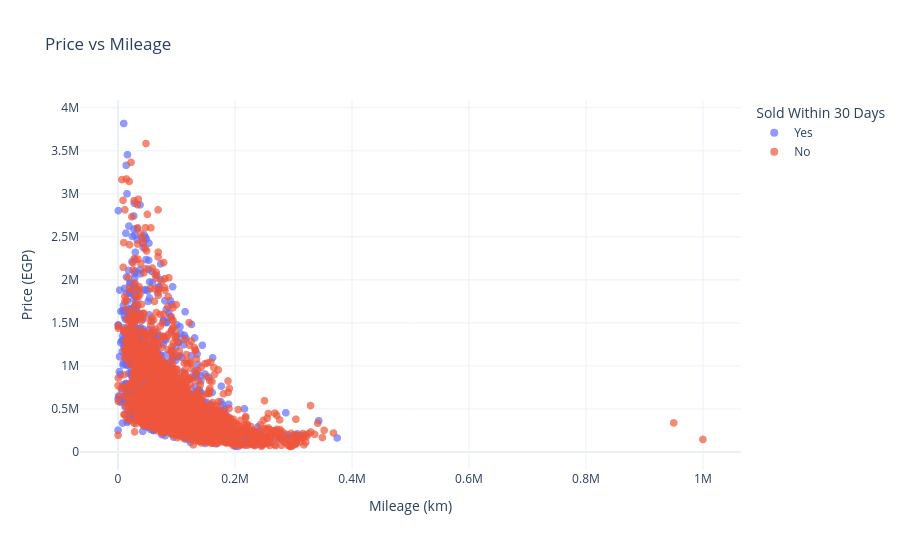

Notebook code for this chart:
### Markdown cell above
## 📉 Price vs Mileage

This scatter plot explores the relationship between a car's mileage and its price.

- Each point represents a car.
- The horizontal axis shows mileage in kilometers, while the vertical axis shows price in EGP.
- Color represents whether the car was sold within 30 days.
- Hovering over a point reveals additional details, including brand, fuel type, and transmission.

Look for overall patterns and clusters, but remember that mileage is only one factor that may influence price.

### Code cell
import plotly.express as px

fig = px.scatter(
    df,
    x="mileage_km",
    y="price_egp",
    color="sold_within_30_days",
    title="Price vs Mileage",
    labels={
        "mileage_km": "Mileage (km)",
        "price_egp": "Price (EGP)",
        "sold_within_30_days": "Sold Within 30 Days"
    },
    hover_data=["brand", "fuel_type", "transmission"]
)

fig.update_layout(
    template="plotly_white",
    height=550,
    xaxis_title="Mileage (km)",
    yaxis_title="Price (EGP)",
    legend_title_text="Sold Within 30 Days"
)

fig.update_traces(
    marker=dict(size=8, opacity=0.7),
    hovertemplate=(
        "Mileage: %{x:,.0f} km<br>"
        "Price: %{y:,.0f} EGP<br>"
        "Sold Within 30 Days: %{fullData.name}"
        "<extra></extra>"
    )
)

fig.show()

### Figure 1 — Plotly figure (JSON) as saved in the notebook; plotly's stock layout.template omitted (floating-point values rounded to 4 significant figures; data arrays with more than 128 entries replaced by an {"elided": "..."} marker saying what was removed)
{"data": [{"customdata": {"elided": "1319x3 str values"}, "hovertemplate": "Mileage: %{x:,.0f} km<br>Price: %{y:,.0f} EGP<br>Sold Within 30 Days: %{fullData.name}<extra></extra>", "legendgroup": "Yes", "marker": {"color": "#636efa", "opacity": 0.7, "size": 8, "symbol": "circle"}, "mode": "markers", "name": "Yes", "showlegend": true, "type": "scattergl", "x": {"elided": "1319 float values"}, "xaxis": "x", "y": {"elided": "1319 int values"}, "yaxis": "y"}, {"customdata": {"elided": "1582x3 str values"}, "hovertemplate": "Mileage: %{x:,.0f} km<br>Price: %{y:,.0f} EGP<br>Sold Within 30 Days: %{fullData.name}<extra></extra>", "legendgroup": "No", "marker": {"color": "#EF553B", "opacity": 0.7, "size": 8, "symbol": "circle"}, "mode": "markers", "name": "No", "showlegend": true, "type": "scattergl", "x": {"elided": "1582 float values"}, "xaxis": "x", "y": {"elided": "1582 int values"}, "yaxis": "y"}], "layout": {"height": 550, "legend": {"title": {"text": "Sold Within 30 Days"}, "tracegroupgap": 0}, "title": {"text": "Price vs Mileage"}, "xaxis": {"anchor": "y", "domain": [0, 1], "title": {"text": "Mileage (km)"}}, "yaxis": {"anchor": "x", "domain": [0, 1], "title": {"text": "Price (EGP)"}}}}
